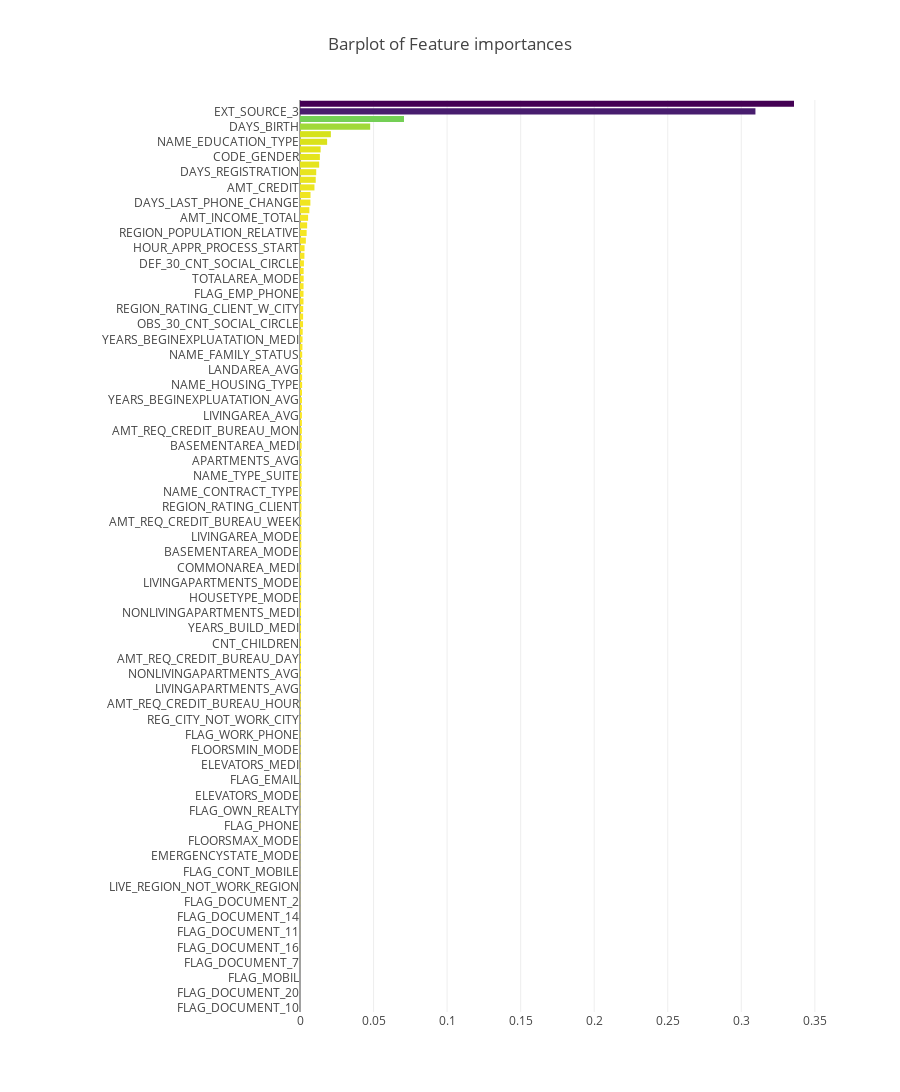

Source (notebook cell):
### Markdown cell above
## Feature Importance using Random forest

### Code cell
categorical_feats = [f for f in train.columns if train[f].dtype == 'object']

for col in categorical_feats:
    lb = preprocessing.LabelEncoder()
    lb.fit(list(train[col].values.astype('str')) + list(test[col].values.astype('str')))
    train[col] = lb.transform(list(train[col].values.astype('str')))
    test[col] = lb.transform(list(test[col].values.astype('str')))
    
train.fillna(-999, inplace = True)

rf = RandomForestClassifier(n_estimators=50, max_depth=8, min_samples_leaf=4, max_features=0.5, random_state=2018)
rf.fit(train.drop(['SK_ID_CURR', 'TARGET'],axis=1), train.TARGET)
features = train.drop(['SK_ID_CURR', 'TARGET'],axis=1).columns.values

### Figure 1 — Plotly figure (JSON) as saved in the notebook; plotly's stock layout.template omitted (floating-point values rounded to 4 significant figures)
{"data": [{"marker": {"color": [0, 0, 0, 0, 0, 6.424e-06, 8.539e-06, 1.403e-05, 1.873e-05, 2.208e-05, 2.765e-05, 3.206e-05, 4.301e-05, 7.323e-05, 7.631e-05, 8.09e-05, 8.179e-05, 8.224e-05, 0.0001023, 0.000105, 0.0001432, 0.0001643, 0.0001851, 0.0001905, 0.0002005, 0.0002066, 0.0002113, 0.0002152, 0.0002511, 0.0002538, 0.0002966, 0.0003251, 0.0003517, 0.0003782, 0.0003835, 0.0003865, 0.0003873, 0.0003972, 0.0004719, 0.0005007, 0.0005018, 0.0005069, 0.000568, 0.0005809, 0.0006181, 0.0006724, 0.0006741, 0.0006919, 0.0007054, 0.0007093, 0.000711, 0.0007119, 0.0007225, 0.0007408, 0.0007735, 0.0007932, 0.0008217, 0.0008384, 0.0008798, 0.0009001, 0.0009043, 0.0009162, 0.0009228, 0.0009665, 0.0009882, 0.0009941, 0.001001, 0.001059, 0.001061, 0.001065, 0.001096, 0.001101, 0.001113, 0.001115, 0.001131, 0.001244, 0.001278, 0.001288, 0.001306, 0.001334, 0.001354, 0.001369, 0.001438, 0.001444, 0.001463, 0.001466, 0.001489, 0.001649, 0.00173, 0.001841, 0.002068, 0.002113, 0.002173, 0.002383, 0.002402, 0.002412, 0.002486, 0.002489, 0.002661, 0.003005, 0.003108, 0.003975, 0.004513, 0.004858, 0.005516, 0.006363, 0.007053, 0.007153, 0.009833, 0.01069, 0.01103, 0.01304, 0.01351, 0.014, 0.01844, 0.02098, 0.04769, 0.0707, 0.3096, 0.3358], "colorscale": "Viridis", "reversescale": true}, "name": "Random Forest Feature importance", "orientation": "h", "type": "bar", "x": [0, 0, 0, 0, 0, 6.424e-06, 8.539e-06, 1.403e-05, 1.873e-05, 2.208e-05, 2.765e-05, 3.206e-05, 4.301e-05, 7.323e-05, 7.631e-05, 8.09e-05, 8.179e-05, 8.224e-05, 0.0001023, 0.000105, 0.0001432, 0.0001643, 0.0001851, 0.0001905, 0.0002005, 0.0002066, 0.0002113, 0.0002152, 0.0002511, 0.0002538, 0.0002966, 0.0003251, 0.0003517, 0.0003782, 0.0003835, 0.0003865, 0.0003873, 0.0003972, 0.0004719, 0.0005007, 0.0005018, 0.0005069, 0.000568, 0.0005809, 0.0006181, 0.0006724, 0.0006741, 0.0006919, 0.0007054, 0.0007093, 0.000711, 0.0007119, 0.0007225, 0.0007408, 0.0007735, 0.0007932, 0.0008217, 0.0008384, 0.0008798, 0.0009001, 0.0009043, 0.0009162, 0.0009228, 0.0009665, 0.0009882, 0.0009941, 0.001001, 0.001059, 0.001061, 0.001065, 0.001096, 0.001101, 0.001113, 0.001115, 0.001131, 0.001244, 0.001278, 0.001288, 0.001306, 0.001334, 0.001354, 0.001369, 0.001438, 0.001444, 0.001463, 0.001466, 0.001489, 0.001649, 0.00173, 0.001841, 0.002068, 0.002113, 0.002173, 0.002383, 0.002402, 0.002412, 0.002486, 0.002489, 0.002661, 0.003005, 0.003108, 0.003975, 0.004513, 0.004858, 0.005516, 0.006363, 0.007053, 0.007153, 0.009833, 0.01069, 0.01103, 0.01304, 0.01351, 0.014, 0.01844, 0.02098, 0.04769, 0.0707, 0.3096, 0.3358], "y": ["FLAG_DOCUMENT_10", "FLAG_DOCUMENT_12", "FLAG_DOCUMENT_20", "FLAG_DOCUMENT_4", "FLAG_MOBIL", "FLAG_DOCUMENT_13", "FLAG_DOCUMENT_7", "FLAG_DOCUMENT_21", "FLAG_DOCUMENT_16", "FLAG_DOCUMENT_17", "FLAG_DOCUMENT_11", "FLAG_DOCUMENT_15", "FLAG_DOCUMENT_14", "FLAG_DOCUMENT_18", "FLAG_DOCUMENT_2", "REG_REGION_NOT_LIVE_REGION", "LIVE_REGION_NOT_WORK_REGION", "FLAG_DOCUMENT_19", "FLAG_CONT_MOBILE", "FLAG_DOCUMENT_9", "EMERGENCYSTATE_MODE", "FLAG_DOCUMENT_8", "FLOORSMAX_MODE", "FONDKAPREMONT_MODE", "FLAG_PHONE", "REG_REGION_NOT_WORK_REGION", "FLAG_OWN_REALTY", "FLAG_DOCUMENT_6", "ELEVATORS_MODE", "LIVE_CITY_NOT_WORK_CITY", "FLAG_EMAIL", "FLAG_DOCUMENT_5", "ELEVATORS_MEDI", "FLOORSMAX_AVG", "FLOORSMIN_MODE", "FLOORSMIN_MEDI", "FLAG_WORK_PHONE", "LIVINGAPARTMENTS_MEDI", "REG_CITY_NOT_WORK_CITY", "ELEVATORS_AVG", "AMT_REQ_CREDIT_BUREAU_HOUR", "ENTRANCES_MODE", "LIVINGAPARTMENTS_AVG", "FLOORSMAX_MEDI", "NONLIVINGAPARTMENTS_AVG", "YEARS_BUILD_AVG", "AMT_REQ_CREDIT_BUREAU_DAY", "WALLSMATERIAL_MODE", "CNT_CHILDREN", "ENTRANCES_MEDI", "YEARS_BUILD_MEDI", "YEARS_BUILD_MODE", "NONLIVINGAPARTMENTS_MEDI", "FLOORSMIN_AVG", "HOUSETYPE_MODE", "NONLIVINGAPARTMENTS_MODE", "LIVINGAPARTMENTS_MODE", "COMMONAREA_AVG", "COMMONAREA_MEDI", "BASEMENTAREA_AVG", "BASEMENTAREA_MODE", "COMMONAREA_MODE", "LIVINGAREA_MODE", "APARTMENTS_MODE", "AMT_REQ_CREDIT_BUREAU_WEEK", "NONLIVINGAREA_MEDI", "REGION_RATING_CLIENT", "NONLIVINGAREA_AVG", "NAME_CONTRACT_TYPE", "APARTMENTS_MEDI", "NAME_TYPE_SUITE", "ENTRANCES_AVG", "APARTMENTS_AVG", "AMT_REQ_CREDIT_BUREAU_QRT", "BASEMENTAREA_MEDI", "LANDAREA_MEDI", "AMT_REQ_CREDIT_BUREAU_MON", "YEARS_BEGINEXPLUATATION_MODE", "LIVINGAREA_AVG", "NONLIVINGAREA_MODE", "YEARS_BEGINEXPLUATATION_AVG", "FLAG_OWN_CAR", "NAME_HOUSING_TYPE", "LIVINGAREA_MEDI", "LANDAREA_AVG", "WEEKDAY_APPR_PROCESS_START", "NAME_FAMILY_STATUS", "LANDAREA_MODE", "YEARS_BEGINEXPLUATATION_MEDI", "CNT_FAM_MEMBERS", "OBS_30_CNT_SOCIAL_CIRCLE", "OBS_60_CNT_SOCIAL_CIRCLE", "REGION_RATING_CLIENT_W_CITY", "REG_CITY_NOT_LIVE_CITY", "FLAG_EMP_PHONE", "OCCUPATION_TYPE", "TOTALAREA_MODE", "DEF_60_CNT_SOCIAL_CIRCLE", "DEF_30_CNT_SOCIAL_CIRCLE", "AMT_REQ_CREDIT_BUREAU_YEAR", "HOUR_APPR_PROCESS_START", "OWN_CAR_AGE", "REGION_POPULATION_RELATIVE", "FLAG_DOCUMENT_3", "AMT_INCOME_TOTAL", "NAME_INCOME_TYPE", "DAYS_LAST_PHONE_CHANGE", "ORGANIZATION_TYPE", "AMT_CREDIT", "AMT_GOODS_PRICE", "DAYS_REGISTRATION", "AMT_ANNUITY", "CODE_GENDER", "DAYS_ID_PUBLISH", "NAME_EDUCATION_TYPE", "DAYS_EMPLOYED", "DAYS_BIRTH", "EXT_SOURCE_1", "EXT_SOURCE_3", "EXT_SOURCE_2"]}], "layout": {"height": 2000, "margin": {"l": 300}, "title": "Barplot of Feature importances", "width": 900, "yaxis": {"showgrid": false, "showline": false, "showticklabels": true}}}
